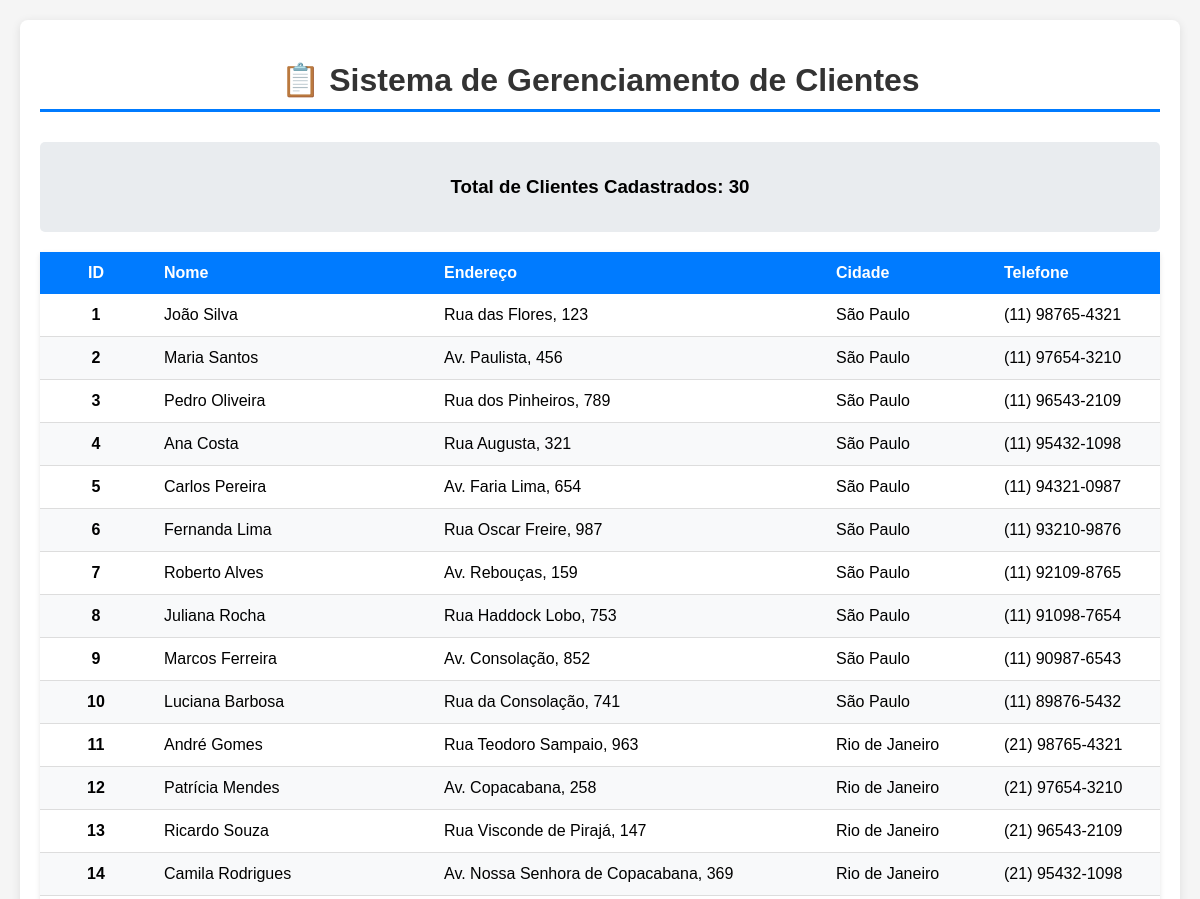
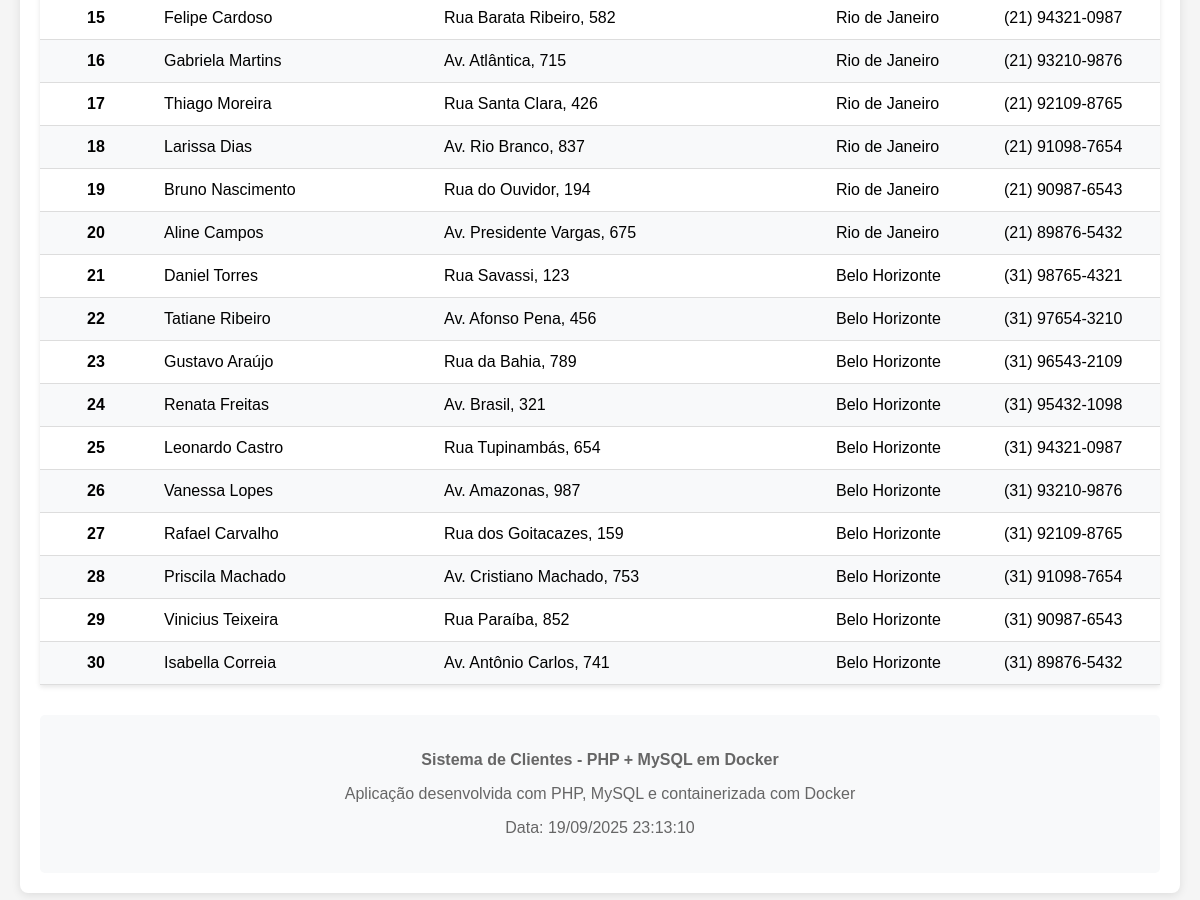
Page /app/index.php on the committed database (2 pictures, top to bottom).
### tables this page shows
CREATE TABLE IF NOT EXISTS Clientes (
    Id_Cliente INT AUTO_INCREMENT PRIMARY KEY,
    Nome VARCHAR(255) NOT NULL,
    Endereco VARCHAR(255) NOT NULL,
    Cidade VARCHAR(100) NOT NULL,
    Telefone VARCHAR(20) NOT NULL
);

### app/index.php (the view, shortened to what this page needs)
<?php
$pdo = conectarBanco();
try {
    $stmt = $pdo->query("SELECT * FROM Clientes ORDER BY Id_Cliente");
    $clientes = $stmt->fetchAll(PDO::FETCH_ASSOC);
} catch(PDOException $e) {
    die("Erro ao buscar clientes: " . $e->getMessage());
}
?>
<!DOCTYPE html>
<html lang="pt-BR">
<head>
</head>
<body>
    <div class="container">
        <h1>📋 Sistema de Gerenciamento de Clientes</h1>
        <div class="stats">
            <h3>Total de Clientes Cadastrados: <?php echo count($clientes); ?></h3>
        </div>
        <?php if (empty($clientes)): ?>
            <div style="text-align: center; padding: 50px; color: #666;">
                <h3>Nenhum cliente encontrado</h3>
                <p>Não há clientes cadastrados no sistema.</p>
            </div>
        <?php else: ?>
            <table>
                <thead>
                    <tr>
                        <th class="id-column">ID</th>
                        <th class="nome-column">Nome</th>
                        <th class="endereco-column">Endereço</th>
                        <th class="cidade-column">Cidade</th>
                        <th class="telefone-column">Telefone</th>
                    </tr>
                </thead>
                <tbody>
                    <?php foreach ($clientes as $cliente): ?>
                        <tr>
                            <td class="id-column"><?php echo htmlspecialchars($cliente['Id_Cliente']); ?></td>
                            <td class="nome-column"><?php echo htmlspecialchars($cliente['Nome']); ?></td>
                            <td class="endereco-column"><?php echo htmlspecialchars($cliente['Endereco']); ?></td>
                            <td class="cidade-column"><?php echo htmlspecialchars($cliente['Cidade']); ?></td>
                            <td class="telefone-column"><?php echo htmlspecialchars($cliente['Telefone']); ?></td>
                        </tr>
                    <?php endforeach; ?>
                </tbody>
            </table>
        <?php endif; ?>
        <div class="footer">
            <p><strong>Sistema de Clientes - PHP + MySQL em Docker</strong></p>
            <p>Aplicação desenvolvida com PHP, MySQL e containerizada com Docker</p>
            <p>Data: <?php echo date('d/m/Y H:i:s'); ?></p>
        </div>
    </div>
</body>
</html>

### app/index.php (style rules this page uses)
body { font-family: Arial, sans-serif; margin: 0; padding: 20px; background-color: #f5f5f5; }
.container { max-width: 1200px; margin: 0 auto; background-color: white; padding: 20px; border-radius: 8px; box-shadow: 0 2px 10px rgba(0,0,0,0.1); }
h1 { color: #333; text-align: center; margin-bottom: 30px; border-bottom: 3px solid #007bff; padding-bottom: 10px; }
.stats { background-color: #e9ecef; padding: 15px; border-radius: 5px; margin-bottom: 20px; text-align: center; }
table { width: 100%; border-collapse: collapse; margin: 20px 0; box-shadow: 0 2px 5px rgba(0,0,0,0.1); }
th { background-color: #007bff; color: white; padding: 12px; text-align: left; font-weight: bold; }
td { padding: 12px; border-bottom: 1px solid #ddd; }
tr:nth-child(even) { background-color: #f8f9fa; }
tr:nth-child(odd) { background-color: #ffffff; }
.id-column { width: 10%; text-align: center; font-weight: bold; }
.nome-column { width: 25%; }
.endereco-column { width: 35%; }
.cidade-column { width: 15%; }
.telefone-column { width: 15%; }
.footer { text-align: center; margin-top: 30px; padding: 20px; background-color: #f8f9fa; border-radius: 5px; color: #666; }

### rows in the picture
clientes: Id_Cliente "1", Nome "João Silva", Endereco "Rua das Flores, 123", Cidade "São Paulo", Telefone "(11) 98765-4321"
clientes: Id_Cliente "2", Nome "Maria Santos", Endereco "Av. Paulista, 456", Cidade "São Paulo", Telefone "(11) 97654-3210"
clientes: Id_Cliente "3", Nome "Pedro Oliveira", Endereco "Rua dos Pinheiros, 789", Cidade "São Paulo", Telefone "(11) 96543-2109"
clientes: Id_Cliente "4", Nome "Ana Costa", Endereco "Rua Augusta, 321", Cidade "São Paulo", Telefone "(11) 95432-1098"
clientes: Id_Cliente "5", Nome "Carlos Pereira", Endereco "Av. Faria Lima, 654", Cidade "São Paulo", Telefone "(11) 94321-0987"
clientes: Id_Cliente "6", Nome "Fernanda Lima", Endereco "Rua Oscar Freire, 987", Cidade "São Paulo", Telefone "(11) 93210-9876"
clientes: Id_Cliente "7", Nome "Roberto Alves", Endereco "Av. Rebouças, 159", Cidade "São Paulo", Telefone "(11) 92109-8765"
clientes: Id_Cliente "8", Nome "Juliana Rocha", Endereco "Rua Haddock Lobo, 753", Cidade "São Paulo", Telefone "(11) 91098-7654"
clientes: Id_Cliente "9", Nome "Marcos Ferreira", Endereco "Av. Consolação, 852", Cidade "São Paulo", Telefone "(11) 90987-6543"
clientes: Id_Cliente "10", Nome "Luciana Barbosa", Endereco "Rua da Consolação, 741", Cidade "São Paulo", Telefone "(11) 89876-5432"
clientes: Id_Cliente "11", Nome "André Gomes", Endereco "Rua Teodoro Sampaio, 963", Cidade "Rio de Janeiro", Telefone "(21) 98765-4321"
clientes: Id_Cliente "12", Nome "Patrícia Mendes", Endereco "Av. Copacabana, 258", Cidade "Rio de Janeiro", Telefone "(21) 97654-3210"
clientes: Id_Cliente "13", Nome "Ricardo Souza", Endereco "Rua Visconde de Pirajá, 147", Cidade "Rio de Janeiro", Telefone "(21) 96543-2109"
clientes: Id_Cliente "14", Nome "Camila Rodrigues", Endereco "Av. Nossa Senhora de Copacabana, 369", Cidade "Rio de Janeiro", Telefone "(21) 95432-1098"
clientes: Id_Cliente "15", Nome "Felipe Cardoso", Endereco "Rua Barata Ribeiro, 582", Cidade "Rio de Janeiro", Telefone "(21) 94321-0987"
clientes: Id_Cliente "16", Nome "Gabriela Martins", Endereco "Av. Atlântica, 715", Cidade "Rio de Janeiro", Telefone "(21) 93210-9876"
clientes: Id_Cliente "17", Nome "Thiago Moreira", Endereco "Rua Santa Clara, 426", Cidade "Rio de Janeiro", Telefone "(21) 92109-8765"
clientes: Id_Cliente "18", Nome "Larissa Dias", Endereco "Av. Rio Branco, 837", Cidade "Rio de Janeiro", Telefone "(21) 91098-7654"
clientes: Id_Cliente "19", Nome "Bruno Nascimento", Endereco "Rua do Ouvidor, 194", Cidade "Rio de Janeiro", Telefone "(21) 90987-6543"
clientes: Id_Cliente "20", Nome "Aline Campos", Endereco "Av. Presidente Vargas, 675", Cidade "Rio de Janeiro", Telefone "(21) 89876-5432"
clientes: Id_Cliente "21", Nome "Daniel Torres", Endereco "Rua Savassi, 123", Cidade "Belo Horizonte", Telefone "(31) 98765-4321"
clientes: Id_Cliente "22", Nome "Tatiane Ribeiro", Endereco "Av. Afonso Pena, 456", Cidade "Belo Horizonte", Telefone "(31) 97654-3210"
clientes: Id_Cliente "23", Nome "Gustavo Araújo", Endereco "Rua da Bahia, 789", Cidade "Belo Horizonte", Telefone "(31) 96543-2109"
clientes: Id_Cliente "24", Nome "Renata Freitas", Endereco "Av. Brasil, 321", Cidade "Belo Horizonte", Telefone "(31) 95432-1098"
clientes: Id_Cliente "25", Nome "Leonardo Castro", Endereco "Rua Tupinambás, 654", Cidade "Belo Horizonte", Telefone "(31) 94321-0987"
clientes: Id_Cliente "26", Nome "Vanessa Lopes", Endereco "Av. Amazonas, 987", Cidade "Belo Horizonte", Telefone "(31) 93210-9876"
clientes: Id_Cliente "27", Nome "Rafael Carvalho", Endereco "Rua dos Goitacazes, 159", Cidade "Belo Horizonte", Telefone "(31) 92109-8765"
clientes: Id_Cliente "28", Nome "Priscila Machado", Endereco "Av. Cristiano Machado, 753", Cidade "Belo Horizonte", Telefone "(31) 91098-7654"
clientes: Id_Cliente "29", Nome "Vinicius Teixeira", Endereco "Rua Paraíba, 852", Cidade "Belo Horizonte", Telefone "(31) 90987-6543"
clientes: Id_Cliente "30", Nome "Isabella Correia", Endereco "Av. Antônio Carlos, 741", Cidade "Belo Horizonte", Telefone "(31) 89876-5432"

### other values in the picture
count($clientes) "30"
